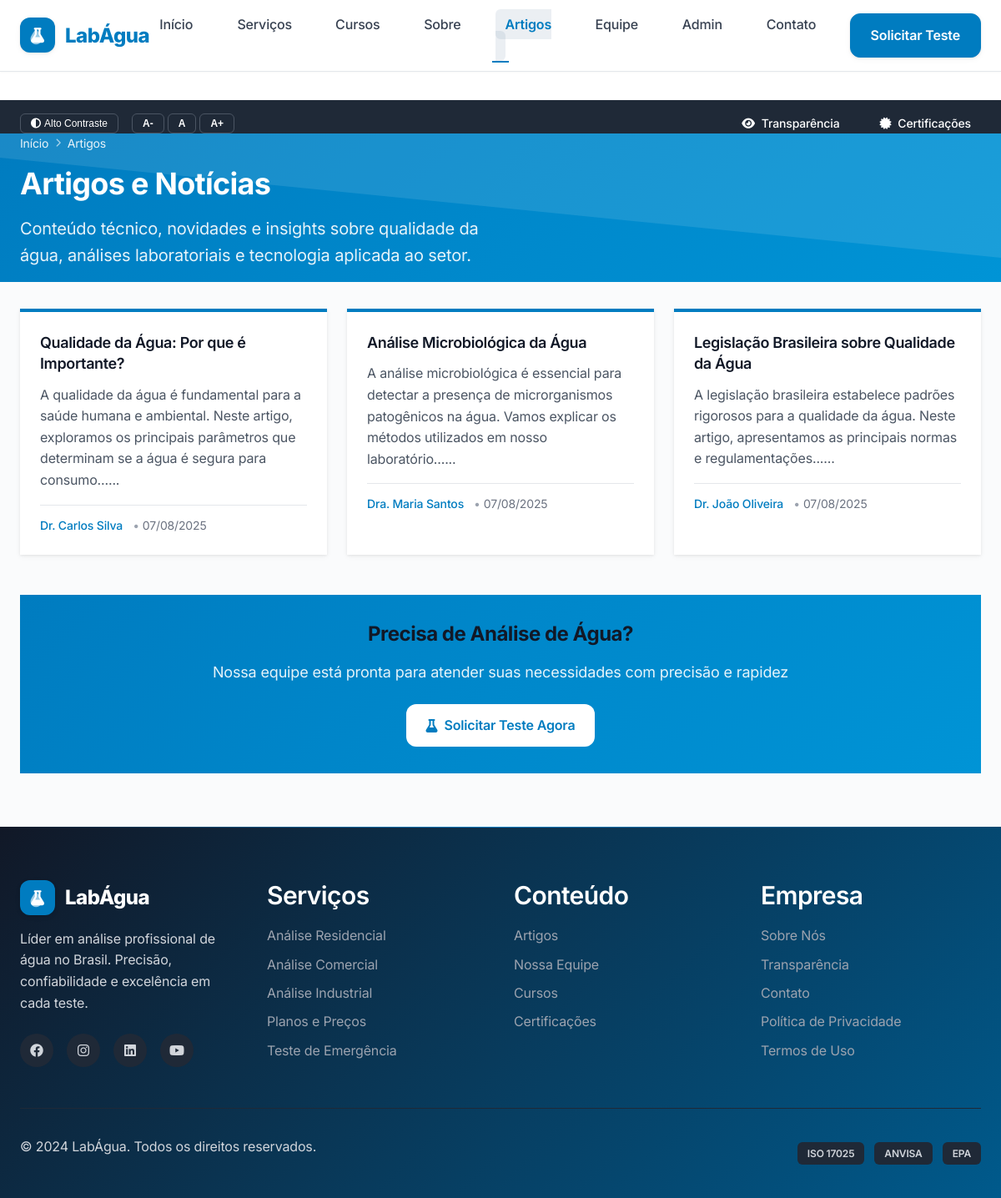
The app's page /articles.php with its own data.
### tables this page shows
CREATE TABLE IF NOT EXISTS posts (
    id INT AUTO_INCREMENT PRIMARY KEY,
    title VARCHAR(255) NOT NULL,
    content LONGTEXT NOT NULL,
    author VARCHAR(100) NOT NULL,
    date DATETIME DEFAULT CURRENT_TIMESTAMP,
    status ENUM('published', 'draft', 'archived') DEFAULT 'published',
    featured_image VARCHAR(255) NULL,
    excerpt TEXT NULL,
    slug VARCHAR(255) NULL,
    meta_description TEXT NULL,
    views INT DEFAULT 0,
    created_at TIMESTAMP DEFAULT CURRENT_TIMESTAMP,
    updated_at TIMESTAMP DEFAULT CURRENT_TIMESTAMP ON UPDATE CURRENT_TIMESTAMP,
    INDEX idx_status (status),
    INDEX idx_date (date),
    INDEX idx_slug (slug)
);

### articles.php (the view, shortened to what this page needs)
<!DOCTYPE html>
<html lang="pt-BR">
<head>
    <link rel="stylesheet" href="assets/css/main.css">
    <link rel="stylesheet" href="assets/css/responsive.css">
    <link rel="stylesheet" href="https://cdnjs.cloudflare.com/ajax/libs/font-awesome/6.4.0/css/all.min.css">
    <link href="https://unpkg.com/aos@2.3.1/dist/aos.css" rel="stylesheet">
</head>
<body>
    <div class="accessibility-bar">
        <div class="container">
            <div class="accessibility-controls">
                <button class="accessibility-btn" id="highContrast" title="Alto Contraste">
                    <i class="fas fa-adjust"></i>
                    Alto Contraste
                </button>
                <div class="font-size-controls">
                    <button class="accessibility-btn" id="smallFont" title="Diminuir Fonte" aria-label="Diminuir Fonte (A-)" >A-</button>
                    <button class="accessibility-btn" id="normalFont" aria-label="Fonte Normal" title="Fonte Normal">A</button>
                    <button class="accessibility-btn" id="largeFont" title="Aumentar Fonte" aria-label="Aumentar Fonte (A+)" >A+</button>
                </div>
            </div>
            <div class="institutional-links">
                <a href="index.php#transparencia" class="institutional-link">
                    <i class="fas fa-eye"></i>
                    Transparência
                </a>
                <a href="index.php#sobre" class="institutional-link">
                    <i class="fas fa-certificate"></i>
                    Certificações
                </a>
            </div>
        </div>
    </div>
    <header class="header" id="header">
        <nav class="navbar">
            <div class="container">
                <div class="nav-brand">
                    <div class="logo">
                        <div class="logo-icon">
                            <i class="fas fa-tint"></i>
                            <i class="fas fa-flask"></i>
                        </div>
                        <span class="logo-text">LabÁgua</span>
                    </div>
                </div>
                <div class="nav-menu" id="nav-menu">
                    <ul class="nav-list">
                        <li class="nav-item"><a href="index.php#inicio" class="nav-link">Início</a></li>
                        <li class="nav-item"><a href="index.php#servicos" class="nav-link">Serviços</a></li>
                        <li class="nav-item"><a href="index.php#cursos" class="nav-link">Cursos</a></li>
                        <li class="nav-item"><a href="index.php#sobre" class="nav-link">Sobre</a></li>
                        <li class="nav-item"><a href="articles.php" class="nav-link active">Artigos</a></li>
                        <li class="nav-item"><a href="members.php" class="nav-link">Equipe</a></li>
                        <li class="nav-item"><a href="labagua/admin/login.php" class="nav-link" target="_blank">Admin</a></li>
                        <li class="nav-item"><a href="index.php#contato" class="nav-link">Contato</a></li>
                    </ul>
                    <div class="nav-cta">
                        <a href="index.php#contato" class="btn btn-primary">Solicitar Teste</a>
                    </div>
                </div>
            </div>
        </nav>
    </header>
    <main id="main-content">
        <section class="page-header">
            <div class="container">
                <div class="page-header-content" data-aos="fade-up">
                    <nav class="breadcrumb">
                        <a href="index.php">Início</a>
                        <i class="fas fa-chevron-right"></i>
                        <span>Artigos</span>
                    </nav>
                    <h1 class="page-title">Artigos e Notícias</h1>
                    <p class="page-subtitle">
                        Conteúdo técnico, novidades e insights sobre qualidade da água,
                        análises laboratoriais e tecnologia aplicada ao setor.
                    </p>
                </div>
            </div>
        </section>
        <section class="articles" style="padding-top: var(--spacing-8);">
            <div class="container">
                <?php
                try {
    require_once "admin/config.php";
                    $sql = 'SELECT * FROM posts ORDER BY date DESC';
                    $query = mysqli_query($connection, $sql);
                } catch (Exception $e) {
                    $query = false;
                }
                ?>
                <div class="articles-grid" data-aos="fade-up" data-aos-delay="100">
                    <?php
                    if (!$query || mysqli_num_rows($query) == 0) {
                        echo '<div class="col-12 text-center" style="grid-column: 1 / -1;">
                                <div class="empty-state">
                                    <i class="fas fa-newspaper" style="font-size: 4rem; color: var(--gray-400); margin-bottom: var(--spacing-4);"></i>
                                    <h3 style="color: var(--gray-600); margin-bottom: var(--spacing-2);">Nenhum artigo publicado ainda</h3>
                                    <p style="color: var(--gray-500);">Em breve publicaremos novos conteúdos técnicos e informativos sobre qualidade da água.</p>
                                </div>
                              </div>';
                    } else {
                        while ($row = mysqli_fetch_array($query)) {
                            $excerpt = substr(strip_tags($row["content"]), 0, 200) . '...';
                            $date = date('d/m/Y', strtotime($row["date"]));
                            echo '<article class="article-card">
                                    <h2 class="article-title">
                                        <a href="labagua/single.php?id=' . $row["id"] . '">' . htmlspecialchars($row["title"]) . '</a>
                                    </h2>
                                    <p class="article-excerpt">' . htmlspecialchars($excerpt) . '</p>
                                    <div class="article-meta">
                                        <span class="article-author">' . htmlspecialchars($row["author"]) . '</span>
                                        <span class="article-date">' . $date . '</span>
                                    </div>
                                  </article>';
                        }
                    }
                    ?>
                </div>
                <div class="text-center" data-aos="fade-up" data-aos-delay="200" style="margin-top: var(--spacing-12);">
                    <div style="background: linear-gradient(135deg, var(--primary-color), var(--secondary-color));
                                padding: var(--spacing-8);
                                border-radius: var(--border-radius-xl);
                                color: var(--white);
                                text-align: center;">
                        <h3 style="font-size: var(--font-size-2xl); font-weight: var(--font-weight-bold); margin-bottom: var(--spacing-4);">
                            Precisa de Análise de Água?
                        </h3>
                        <p style="font-size: var(--font-size-lg); margin-bottom: var(--spacing-6); opacity: 0.9;">
                            Nossa equipe está pronta para atender suas necessidades com precisão e rapidez
                        </p>
                        <a href="index.php#contato" class="btn" style="background: var(--white); color: var(--primary-color); font-weight: var(--font-weight-semibold); padding: var(--spacing-3) var(--spacing-6);">
                            <i class="fas fa-flask"></i>
                            Solicitar Teste Agora
                        </a>
                    </div>
                </div>
            </div>
        </section>
    </main>
    <footer class="footer">
        <div class="container">
            <div class="footer-content">
                <div class="footer-section">
                    <div class="footer-logo">
                        <div class="logo">
                            <div class="logo-icon">
                                <i class="fas fa-tint"></i>
                                <i class="fas fa-flask"></i>
                            </div>
                            <span class="logo-text">LabÁgua</span>
                        </div>
                    </div>
                    <p class="footer-description">
                        Líder em análise profissional de água no Brasil. Precisão, confiabilidade e excelência em cada teste.
                    </p>
                    <div class="social-links">
                        <a href="#" class="social-link"><i class="fab fa-facebook"></i></a>
                        <a href="#" class="social-link"><i class="fab fa-instagram"></i></a>
                        <a href="#" class="social-link"><i class="fab fa-linkedin"></i></a>
                        <a href="#" class="social-link"><i class="fab fa-youtube"></i></a>
                    </div>
                </div>
                <div class="footer-section">
                    <h3 class="footer-title">Serviços</h3>
                    <ul class="footer-links">
                        <li><a href="index.php#servicos">Análise Residencial</a></li>
                        <li><a href="index.php#servicos">Análise Comercial</a></li>
                        <li><a href="index.php#servicos">Análise Industrial</a></li>
                        <li><a href="index.php#precos">Planos e Preços</a></li>
                        <li><a href="index.php#contato">Teste de Emergência</a></li>
                    </ul>
                </div>
                <div class="footer-section">
                    <h3 class="footer-title">Conteúdo</h3>
                    <ul class="footer-links">
                        <li><a href="articles.php">Artigos</a></li>
                        <li><a href="members.php">Nossa Equipe</a></li>
                        <li><a href="index.php#cursos">Cursos</a></li>
                        <li><a href="index.php#sobre">Certificações</a></li>
                    </ul>
                </div>
                <div class="footer-section">
                    <h3 class="footer-title">Empresa</h3>
                    <ul class="footer-links">
                        <li><a href="index.php#sobre">Sobre Nós</a></li>
                        <li><a href="index.php#transparencia">Transparência</a></li>
                        <li><a href="index.php#contato">Contato</a></li>
                        <li><a href="#">Política de Privacidade</a></li>
                        <li><a href="#">Termos de Uso</a></li>
                    </ul>
                </div>
            </div>
            <div class="footer-bottom">
                <div class="footer-copyright">
                    <p>&copy; 2024 LabÁgua. Todos os direitos reservados.</p>
                </div>
                <div class="footer-certifications">
                    <span class="cert-badge">ISO 17025</span>
                    <span class="cert-badge">ANVISA</span>
                    <span class="cert-badge">EPA</span>
                </div>
            </div>
        </div>
    </footer>
</body>
</html>

### assets/css/responsive.css (style rules this page uses)
@media (min-width: 1200px) { .container { max-width: 1400px; } }

### records on screen
posts: title "Qualidade da Água: Por que é Importante?", content "A qualidade da água é fundamental para a saúde humana e ambiental. Neste artigo, exploramos os principais parâmetros que determinam se a água é segura para consumo......", author "Dr. Carlos Silva", date "07/08/2025"
posts: title "Análise Microbiológica da Água", content "A análise microbiológica é essencial para detectar a presença de microrganismos patogênicos na água. Vamos explicar os métodos utilizados em nosso laboratório......", author "Dra. Maria Santos", date "07/08/2025"
posts: title "Legislação Brasileira sobre Qualidade da Água", content "A legislação brasileira estabelece padrões rigorosos para a qualidade da água. Neste artigo, apresentamos as principais normas e regulamentações......", author "Dr. João Oliveira", date "07/08/2025"
